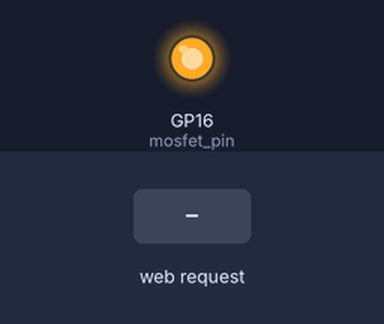
Simulated run of this program. Board: Raspberry Pi Pico running MicroPython. On the bench: output pins drawn as LEDs (lit = HIGH). The test bench sets the inputs (shaded band). The clock reads 2024-03-15 10:24:30 at power-on unless the program sets it.

Above: at 1.2 s.
1.3 s: HTTP request GET /off received
At 2.1 s:
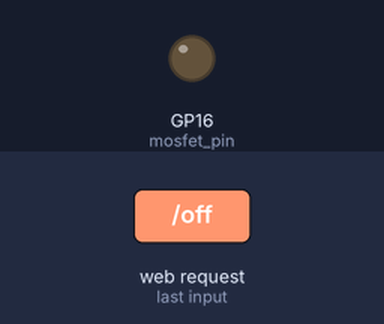
2.8 s: HTTP request GET /on received
At 3.2 s:
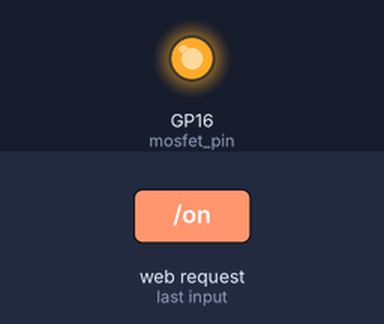
4.3 s: HTTP request GET /reboot received
At 5.5 s:
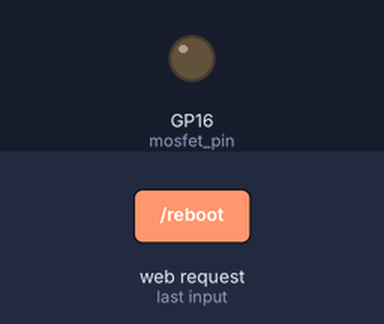
Timing chart, 0 to 15.8 s (numbered marks = the images above; inputs shaded):
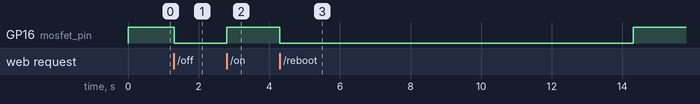

Measured:
- after the input at 1.3 s, GP16 (mosfet_pin): HIGH → LOW at once
- after the input at 2.8 s, GP16 (mosfet_pin): LOW → HIGH at once
- after the input at 4.3 s, GP16 (mosfet_pin): HIGH → LOW at once, → HIGH 10.0 s later

The program:

watchdog.py
```python
# pylint: disable=import-error

from machine import Timer, Pin
import network
from picoweb import WebApp, jsonify
import time

# This li'l thingy is just a network-enabled watchdog and remote power switch
# for my all-sky camera which seems to be a crashy little bugger lately. Maybe
# thermal issues? Anyhoo, we just switch a 12V/2A power supply through some
# jellybean logic-level N-channel MOSFET. In my case I used a Fairchild/OnSemi
# RFP30N06LE (KiCAD didn't have that in its part library, so the schematic has
# a Fairchild FQP30N06L which is similar) as a low-side switch, eg.
#
# V+ -> load -> MOSFET -> GND
#           MCU---^
#
# Software-wise, the controlled device must make a web request every so often
# or else a countdown timer will run out triggering the GPIO connected to the
# MOSFET to be toggled, thereby power-cycling the controlled deviced.

app = WebApp(None)
mosfet_pin = Pin(16, Pin.OUT, value=1)  # GPIO16, D0
watchdog_counter = 0
watchdog_ttl = 300
watchdog_running = False
watchdog_timer = None
reset_count = 0
boot_time = None


def mosfet_off(_=None):
    mosfet_pin.off()


def mosfet_on(_=None):
    mosfet_pin.on()


def wd_callback(_=None):
    global watchdog_counter, reset_count
    watchdog_counter -= 1
    if watchdog_counter <= 0:
        watchdog_counter = watchdog_ttl
        reset_count += 1
        do_powercycle()


def set_auto():
    global watchdog_counter, watchdog_timer, watchdog_running, watchdog_ttl

    watchdog_counter = watchdog_ttl
    if watchdog_timer:
        watchdog_timer.deinit()
        watchdog_timer = None

    watchdog_timer = Timer(-1)
    watchdog_timer.init(period=1_000, mode=Timer.PERIODIC, callback=wd_callback)
    watchdog_running = True


@app.route("/")
def get_status(req=None, resp=None):
    rv = {
        "counter": watchdog_counter,
        "ttl": watchdog_ttl,
        "mosfet_on": bool(mosfet_pin.value()),
        "resets": reset_count,
        "running": watchdog_running,
        "uptime": time.time() - boot_time,
    }
    yield from jsonify(resp, rv)


@app.route("/off")
def set_off(req=None, resp=None):
    global watchdog_timer, watchdog_running
    if watchdog_timer:
        watchdog_timer.deinit()
        watchdog_timer = None
        watchdog_running = False
    mosfet_off()
    yield from jsonify(resp, {"mosfet": "off", "watchdog": "off"})


@app.route("/on")
def set_on(req=None, resp=None):
    global watchdog_timer, watchdog_running
    if watchdog_timer:
        watchdog_timer.deinit()
        watchdog_timer = None
        watchdog_running = False
    mosfet_on()
    yield from jsonify(resp, {"mosfet": "on", "watchdog": "off"})


@app.route("/reboot")
def do_powercycle(req=None, resp=None):
    global reset_count
    reset_count += 1
    toggle_timer = Timer(-1)
    mosfet_off()
    toggle_timer.init(period=10_000, mode=Timer.ONE_SHOT, callback=mosfet_on)
    yield from jsonify(resp, {"reboot": True, "reset_count": reset_count})


@app.route("/auto")
def do_auto(req=None, resp=None):
    set_auto()
    yield from jsonify(resp, {"mosfet": "auto", "watchdog": "on"})


@app.route("/feed")
def wd_feed(req=None, resp=None):
    global watchdog_counter
    watchdog_counter = watchdog_ttl

    if req:
        yield from jsonify(resp, {"watchdog_feed": True, "counter": watchdog_counter})


@app.route("/ttl")
def set_ttl(req=None, resp=None):
    global watchdog_ttl, watchdog_counter
    op = "get"
    try:
        req.parse_qs()
        ttl = int(req.form["ttl"])
        if ttl > 0:
            watchdog_ttl = ttl
            if watchdog_counter > ttl:
                watchdog_counter = ttl
            op = "set"
    except Exception:
        pass

    if req:
        yield from jsonify(resp, {"op": op, "ttl": watchdog_ttl})


def cb_time(_=None):
    _ = time.time()


def main():
    global boot_time, reset_count
    boot_time = time.time()
    clock_correcting_timer = Timer(-1)
    clock_correcting_timer.init(period=60_000, mode=Timer.PERIODIC, callback=cb_time)

    set_auto()
    app.run(debug=True, host="0.0.0.0", port=80)


if __name__ == "__main__":
    main()
```
